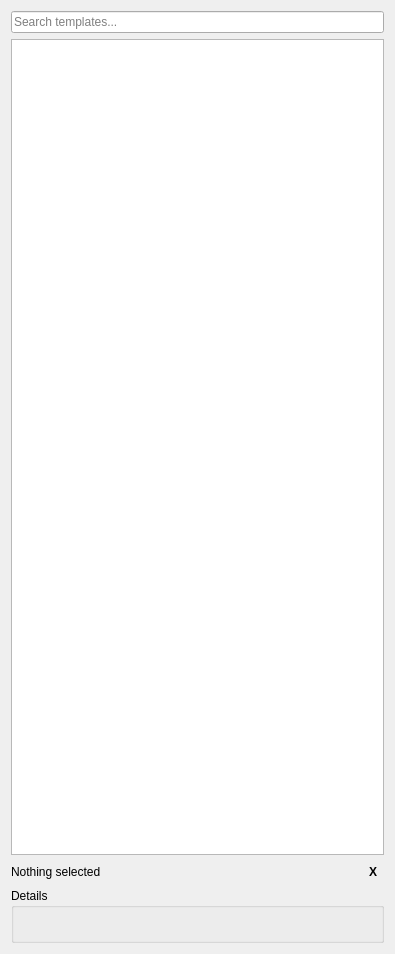
<?xml version="1.0" encoding="UTF-8"?>
<ui version="4.0">
 <class>TemplateColumn</class>
 <widget class="QWidget" name="TemplateColumn">
  <property name="geometry">
   <rect>
    <x>0</x>
    <y>0</y>
    <width>395</width>
    <height>954</height>
   </rect>
  </property>
  <property name="windowTitle">
   <string>Form</string>
  </property>
  <layout class="QVBoxLayout" name="verticalLayout_2" stretch="0,1,0,0">
   <item>
    <widget class="QLineEdit" name="search_edit">
     <property name="placeholderText">
      <string>Search templates...</string>
     </property>
     <property name="clearButtonEnabled">
      <bool>true</bool>
     </property>
    </widget>
   </item>
   <item>
    <widget class="QListWidget" name="template_list"/>
   </item>
   <item>
    <layout class="QHBoxLayout" name="horizontalLayout">
     <item>
      <widget class="QLabel" name="selection_label">
       <property name="text">
        <string>Nothing selected</string>
       </property>
      </widget>
     </item>
     <item>
      <widget class="QToolButton" name="clear_button">
       <property name="font">
        <font>
         <bold>true</bold>
        </font>
       </property>
       <property name="toolTip">
        <string>Clear selection</string>
       </property>
       <property name="text">
        <string>X</string>
       </property>
       <property name="autoRaise">
        <bool>true</bool>
       </property>
      </widget>
     </item>
    </layout>
   </item>
   <item>
    <widget class="QGroupBox" name="details_box">
     <property name="title">
      <string>Details</string>
     </property>
     <layout class="QVBoxLayout" name="verticalLayout">
      <item>
       <widget class="QLabel" name="details_label">
        <property name="text">
         <string/>
        </property>
        <property name="textFormat">
         <enum>Qt::TextFormat::RichText</enum>
        </property>
        <property name="wordWrap">
         <bool>true</bool>
        </property>
       </widget>
      </item>
     </layout>
    </widget>
   </item>
  </layout>
 </widget>
 <resources/>
 <connections/>
</ui>
